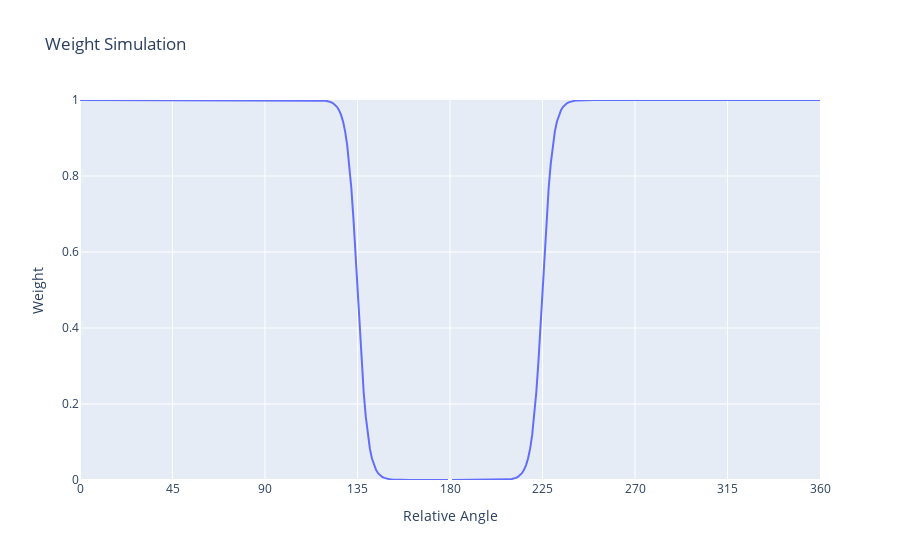

This figure's notebook cell:
### Code cell
def calculate_weight(relative_angle, growth_rate):
    if 0 <= relative_angle < 90 or 270 <= relative_angle <= 360:
        return 1  # Good signal weight from 0 to 90
    elif 90 <= relative_angle < 180:
        return 1 - 1 / (1 + np.exp(-growth_rate * (relative_angle - 135)))
    elif 180 < relative_angle <= 270:
        return 1 / (1 + np.exp(-growth_rate * (relative_angle - 225)))

# Simulation parameters
growth_rate = 0.4
angles = np.arange(361)
weights = [calculate_weight(angle, growth_rate) for angle in angles]

# Plot the simulation using Plotly
fig = go.Figure(data=go.Scatter(x=angles, y=weights, mode='lines'))
fig.update_layout(
    title='Weight Simulation',
    xaxis_title='Relative Angle',
    yaxis_title='Weight',
    xaxis=dict(dtick=45),  # Adjust x-axis ticks as needed
    yaxis=dict(range=[0, 1])  # Set y-axis range from 0 to 1
)
fig.show()

### Figure 1 — Plotly figure (JSON) as saved in the notebook; plotly's stock layout.template omitted (floating-point values rounded to 4 significant figures; data arrays with more than 128 entries replaced by an {"elided": "..."} marker saying what was removed)
{"data": [{"mode": "lines", "type": "scatter", "x": {"elided": "361 int values"}, "y": {"elided": "361 float values"}}], "layout": {"title": {"text": "Weight Simulation"}, "xaxis": {"dtick": 45, "title": {"text": "Relative Angle"}}, "yaxis": {"range": [0, 1], "title": {"text": "Weight"}}}}
